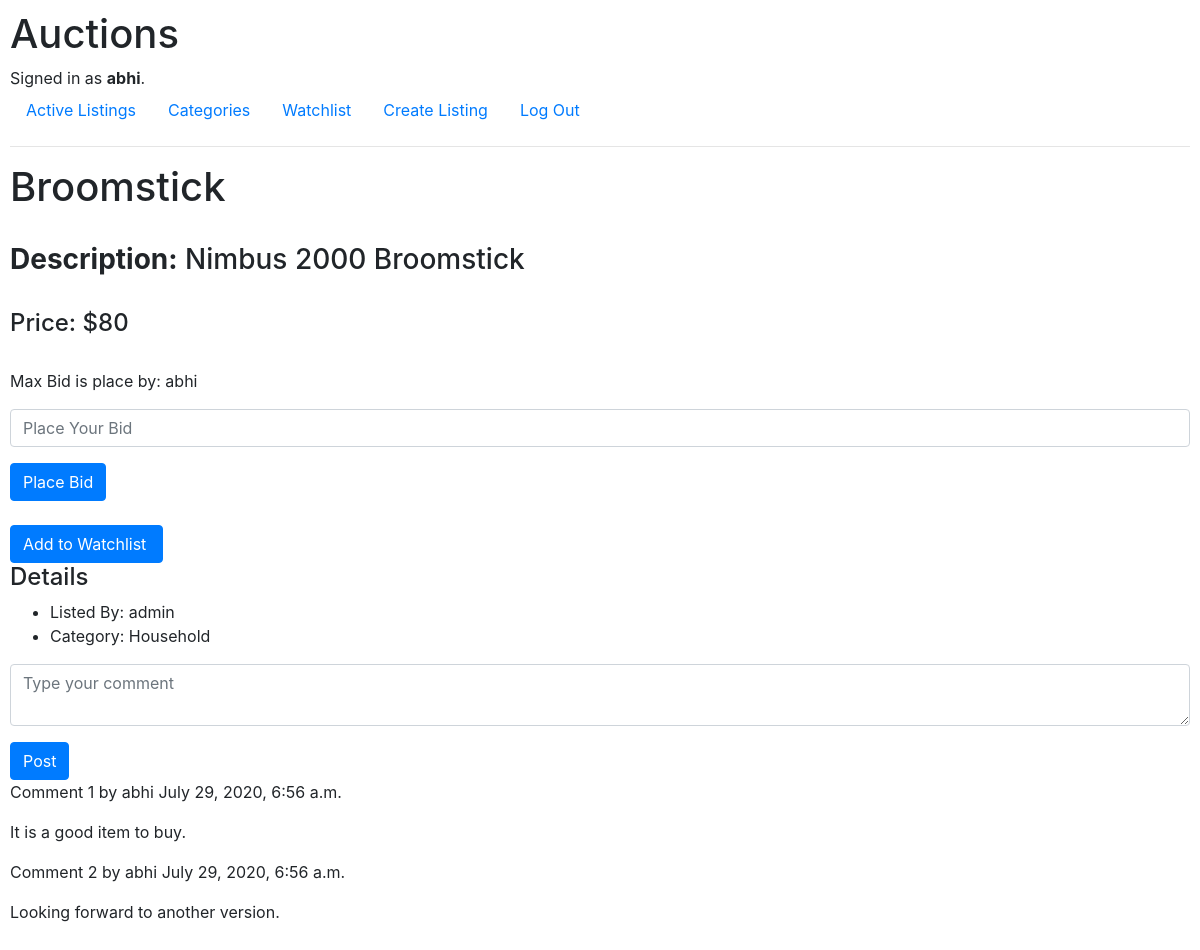
/listings/1 (signed in), run on the app's committed database.
### auctions/models.py (models this page shows, shortened)
class User(AbstractUser):
    pass

class Listings(models.Model):
    id_no = models.AutoField(primary_key=True)
    item_name = models.CharField(max_length=64)
    description = models.TextField(max_length=64)
    item_price = models.IntegerField()
    listed_by = models.CharField(max_length=64)
    category = models.CharField(max_length=20)
    date_added = models.DateTimeField()
    watchlist = models.BooleanField(default=False)
    image = models.ImageField()

class Bids(models.Model):
    id_no = models.AutoField(primary_key=True)
    person_name = models.CharField(max_length=64)
    listing_id = models.ForeignKey(Listings, on_delete=models.CASCADE,related_name="bids")
    amount = models.IntegerField()
    class Meta:
        verbose_name_plural = 'Bids'

class Comment(models.Model):
    post = models.ForeignKey(Listings,
                             on_delete=models.CASCADE,
                             related_name='comments')
    name = models.CharField(max_length=80)
    body = models.TextField()
    created = models.DateTimeField(auto_now_add=True)

### auctions/views.py (the view, shortened to what this page needs)
# urls.py: path("listings/<int:id>",views.listings,name="listings"),
def listings(request, id):
    args = Bids.objects.all()
    max_bid = args.order_by("-amount").first()
    listing = Listings.objects.get(pk=id)
    comments = Comment.objects.filter(post=listing).all()
    return render(request, "auctions/listings.html", {
        "listings" : listing,
        "max_bid" : max_bid,
        "comments": comments
    })

### auctions/templates/auctions/listings.html (shortened to what this page needs)
{% extends 'auctions/layout.html' %}
{% block body %}
    <h1>{{listings.item_name}}</h1><br>
    <h3><strong>Description:</strong> {{listings.description}}</h3><br>
    <h4>Price: ${{listings.item_price}}</h4>
    <br>
    <div>
        <p>Max Bid is place by: {{max_bid.person_name}}</p>
    </div>
    {% if listings.listed_by != user.username %}
    <div class="biding">
        <form action="{% url 'listings' listings.id_no %}" method="post">
            <div class="form-group">
                <input autofocus class="form-control" min = "{{max_bid.amount}}" type="number" name="bid_value" placeholder="Place Your Bid">
            </div>
            <input class="btn btn-primary" name="place-bid" type="submit" value="Place Bid">
        </form>
    </div>
    {% endif %}
    <br>
    <div class="watchlist">
        {% if listings.watchlist %}
        <a href="{% url 'alter-watchlist' listings.id_no %}" class="btn btn-primary btn-md my-0 p">
            Remove from watchlist
            <i class="fas fa-shopping-cart ml-1"></i>
        </a>
        {% else %}
        <a href="{% url 'alter-watchlist' listings.id_no %}" class="btn btn-primary btn-md my-0 p">
            Add to Watchlist
        </a>
        {% endif %}
    </div>
    <h4>Details</h4>
    <ul>
        <li>Listed By: {{listings.listed_by}}</li>
        <li>Category: {{listings.category}}</li>
    </ul>
    <div class="comment">
        <form action="{% url 'listings' listings.id_no %}" method="post">
            <div class="form-group">
                <textarea autofocus class="form-control"  name="comment" placeholder="Type your comment"></textarea>
            </div>
            <input class="btn btn-primary" name="post-comment" type="submit" value="Post">
        </form>
    </div>
    <div class="comments">
        {% for comment in comments %}
            <div class="comment">
                <p class="info">
                Comment {{ forloop.counter }} by {{ comment.name }}
                {{ comment.created }}
                </p>
                {{ comment.body|linebreaks }}
            </div>
            {% empty %}
            <p>There are no comments yet.</p>
        {% endfor %}
    </div>
{% endblock %}

### auctions/templates/auctions/layout.html (shortened to what this page needs)
{% load static %}
<!DOCTYPE html>
<html lang="en">
    <head>
        <link rel="stylesheet" href="https://stackpath.bootstrapcdn.com/bootstrap/4.4.1/css/bootstrap.min.css">
        <link href="{% static 'auctions/styles.css' %}" rel="stylesheet">
    </head>
    <body>
        <h1>Auctions</h1>
        <div>
            {% if user.is_authenticated %}
                Signed in as <strong>{{ user.username }}</strong>.
            {% else %}
                Not signed in.
            {% endif %}
        </div>
        <ul class="nav">
            <li class="nav-item">
                <a class="nav-link" href="{% url 'index' %}">Active Listings</a>
            </li>
            {% if user.is_authenticated %}
                <li class="nav-item">
                    <a class="nav-link" href="{% url 'categories' %}">Categories</a>
                </li>
                <li class="nav-item">
                    <a class="nav-link" href="{% url 'watchlist' %}">Watchlist</a>
                </li>
                <li class="nav-item">
                    <a class="nav-link" href="{% url 'create_listing' %}">Create Listing</a>
                </li>
                <li class="nav-item">
                    <a class="nav-link" href="{% url 'logout' %}">Log Out</a>
                </li>
            {% endif %}
        </ul>
        <hr>
        {% block body %}
        {% endblock %}
    </body>
</html>

### auctions/static/auctions/styles.css (style rules this page uses)
body { padding: 10px; }

### data on the page
User: username "abhi"
Listings: item_name "Broomstick", description "Nimbus 2000 Broomstick", item_price "80", listed_by "admin", category "Household"
Bids: person_name "abhi"
Comment: name "abhi", created "July 29, 2020, 6:56 a.m.", body "It is a good item to buy."
Comment: name "abhi", created "July 29, 2020, 6:56 a.m.", body "Looking forward to another version."
